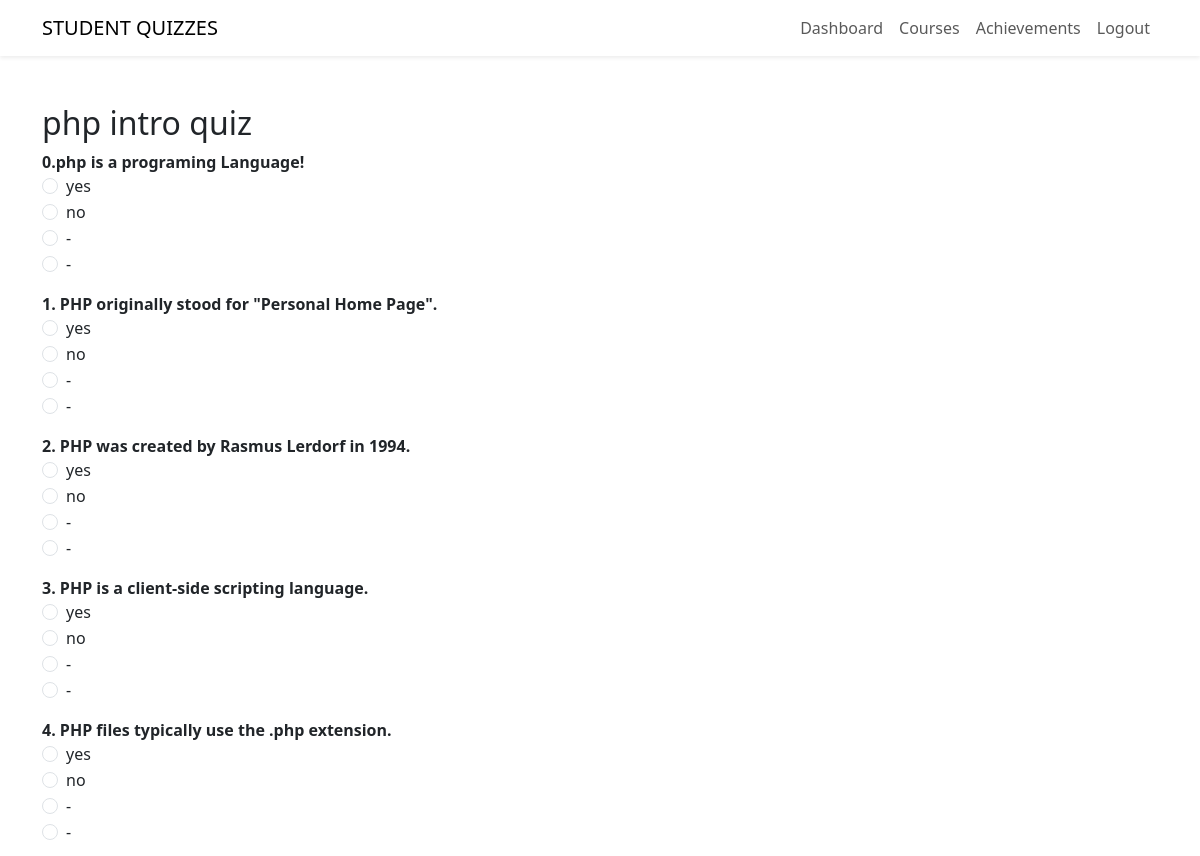
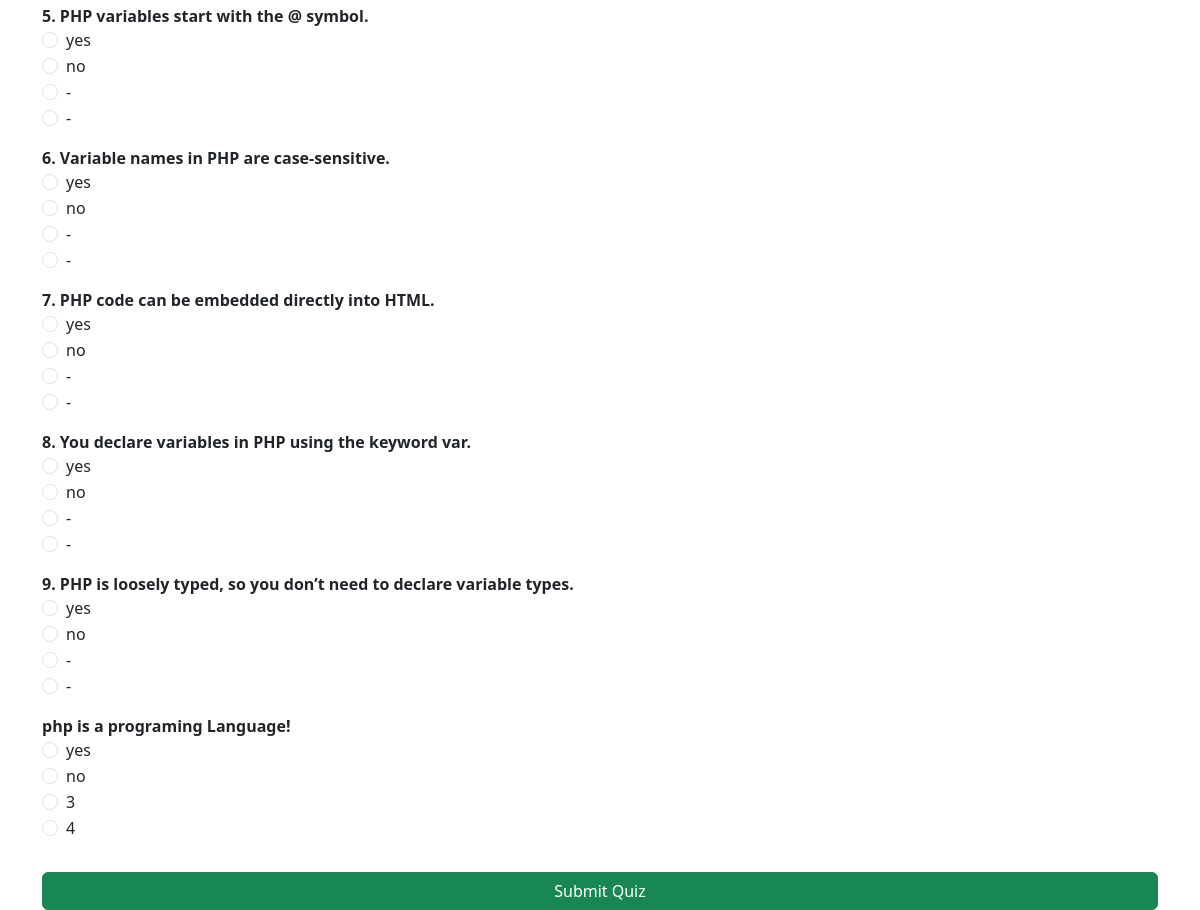
The app's page /quiz.php?lesson_id=23 (signed in) with its own data (2 pictures, top to bottom).
### tables this page shows
CREATE TABLE `quizzes` (
  `id` int(11) NOT NULL,
  `lesson_id` int(11) NOT NULL,
  `title` varchar(100) NOT NULL,
  `questions` text DEFAULT NULL,
  `answers` text DEFAULT NULL
);

CREATE TABLE `quiz_questions` (
  `id` int(11) NOT NULL,
  `quiz_id` int(11) NOT NULL,
  `question` text NOT NULL,
  `option_1` varchar(255) NOT NULL,
  `option_2` varchar(255) NOT NULL,
  `option_3` varchar(255) NOT NULL,
  `option_4` varchar(255) NOT NULL,
  `correct_option` int(11) NOT NULL
);

### quiz.php (the view, shortened to what this page needs)
<?php
require_once 'includes/config.php';
$lesson_id = isset($_GET['lesson_id']) ? intval($_GET['lesson_id']) : 0;
$stmt = $pdo->prepare('SELECT * FROM quizzes WHERE lesson_id = ?');
$stmt->execute([$lesson_id]);
$quiz = $stmt->fetch(PDO::FETCH_ASSOC);
$score = null;
$stmt = $pdo->prepare('SELECT * FROM quiz_questions WHERE quiz_id = ?');
$stmt->execute([$quiz['id']]);
$questions = $stmt->fetchAll(PDO::FETCH_ASSOC);
?>
<!DOCTYPE html>
<html>
<head>
    <link rel="stylesheet" href="assets/css/style.css">
    <link rel="stylesheet" href="assets/css/bootstrap-5.3.7-dist/css/bootstrap.min.css">
</head>
<body>
    <nav class="navbar navbar-expand-lg navbar-light bg-white shadow-sm">
        <div class="container">
            <a class="navbar-brand" href="index.php">STUDENT QUIZZES</a>
            <div class="collapse navbar-collapse">
                <ul class="navbar-nav ms-auto">
                    <li class="nav-item"><a class="nav-link" href="dashboard.php">Dashboard</a></li>
                    <li class="nav-item"><a class="nav-link" href="courses.php">Courses</a></li>
                    <li class="nav-item"><a class="nav-link" href="achievements.php">Achievements</a></li>
                    <li class="nav-item"><a class="nav-link" href="logout.php">Logout</a></li>
                </ul>
            </div>
        </div>
    </nav>
    <div class="container mt-5">
        <h2><?php echo htmlspecialchars($quiz['title']); ?></h2>
        <?php if ($score !== null): ?>
            <div class="alert alert-info">Your score: <?php echo $score; ?>%</div>
            <a href="dashboard.php" class="btn btn-secondary">Back to Dashboard</a>
        <?php else: ?>
            <form method="post">
                <?php foreach ($questions as $q): ?>
                    <div class="mb-3">
                        <strong><?php echo htmlspecialchars($q['question']); ?></strong><br>
                        <?php for ($i = 1; $i <= 4; $i++): ?>
                            <div class="form-check">
                                <input class="form-check-input" type="radio" name="answers[<?php echo $q['id']; ?>]" value="<?php echo $i; ?>" id="q<?php echo $q['id']; ?>o<?php echo $i; ?>">
                                <label class="form-check-label" for="q<?php echo $q['id']; ?>o<?php echo $i; ?>">
                                    <?php echo htmlspecialchars($q['option_' . $i]); ?>
                                </label>
                            </div>
                        <?php endfor; ?>
                    </div>
                <?php endforeach; ?>
                <button type="submit" class="btn btn-success w-100 mt-3">Submit Quiz</button>
            </form>
        <?php endif; ?>
    </div>
</body>
</html>

### assets/css/style.css (style rules this page uses)
* { box-sizing: border-box; }
.navbar { margin-bottom: 30px; }
html, body { height: 100%; margin: 0; padding: 0; font-family: 'Segoe UI', Arial, sans-serif; background: #f8fafc; color: #222; box-sizing: border-box; }
.btn-primary, .btn-success, .btn-info, .btn-warning, .btn-danger { border-radius: 20px; padding: 8px 24px; }

### records on screen
quizzes: title "php intro quiz"
quiz_questions: question "0.php is a programing Language!", option_1 "yes", option_2 "no", option_3 "-", option_4 "-"
quiz_questions: question "1. PHP originally stood for \"Personal Home Page\".", option_1 "yes", option_2 "no", option_3 "-", option_4 "-"
quiz_questions: question "2. PHP was created by Rasmus Lerdorf in 1994.", option_1 "yes", option_2 "no", option_3 "-", option_4 "-"
quiz_questions: question "3. PHP is a client-side scripting language.", option_1 "yes", option_2 "no", option_3 "-", option_4 "-"
quiz_questions: question "4. PHP files typically use the .php extension.", option_1 "yes", option_2 "no", option_3 "-", option_4 "-"
quiz_questions: question "5. PHP variables start with the @ symbol.", option_1 "yes", option_2 "no", option_3 "-", option_4 "-"
quiz_questions: question "6. Variable names in PHP are case-sensitive.", option_1 "yes", option_2 "no", option_3 "-", option_4 "-"
quiz_questions: question "7. PHP code can be embedded directly into HTML.", option_1 "yes", option_2 "no", option_3 "-", option_4 "-"
quiz_questions: question "8. You declare variables in PHP using the keyword var.", option_1 "yes", option_2 "no", option_3 "-", option_4 "-"
quiz_questions: question "9. PHP is loosely typed, so you don’t need to declare variable types.", option_1 "yes", option_2 "no", option_3 "-", option_4 "-"
quiz_questions: question "php is a programing Language!", option_1 "yes", option_2 "no", option_3 "3", option_4 "4"
